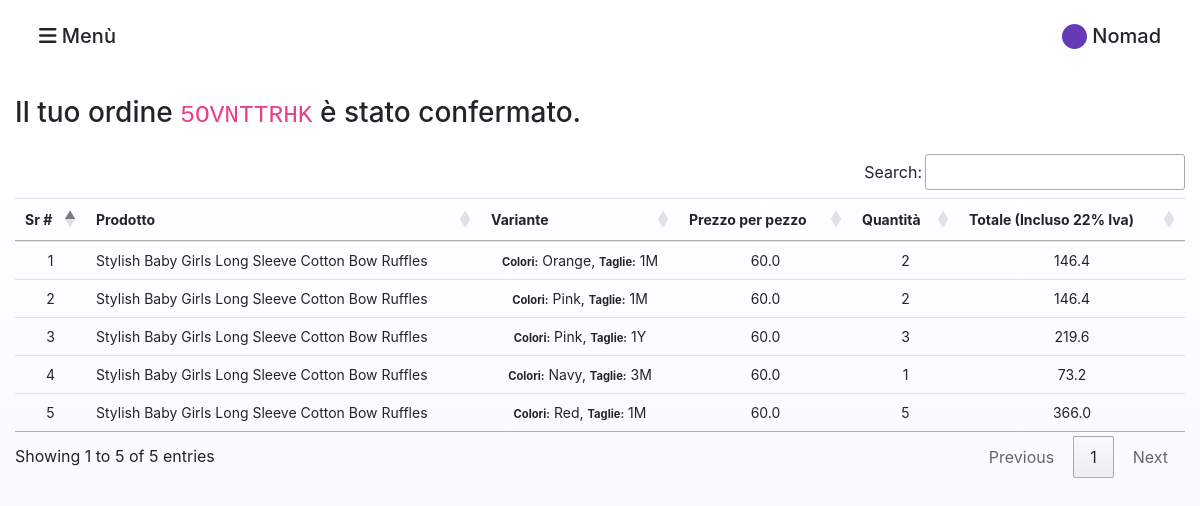
The page /order/order-details/35 (signed in) on the database its author committed.
### order/models.py (models this page shows, shortened)
class Order(models.Model):
    STATUS = (
        ('New', 'New'),
        ('Accepted', 'Accepted'),
        ('Preaparing', 'Preaparing'),
        ('OnShipping', 'OnShipping'),
        ('Completed', 'Completed'),
        ('Canceled', 'Canceled'),
    )
    user = models.ForeignKey(User, on_delete=models.SET_NULL, null=True)
    code = models.CharField(max_length=10, editable=False )
    customer = models.ForeignKey(Customer, on_delete=models.SET_NULL, null=True, default=0)
    total = models.FloatField()
    status=models.CharField(max_length=10,choices=STATUS,default='New')
    ip = models.CharField(blank=True, max_length=255)
    note = models.CharField(blank=True, max_length=255)
    create_at=models.DateTimeField(auto_now_add=True)
    update_at=models.DateTimeField(auto_now=True)

class OrderProduct(models.Model):
    STATUS = (
        ('New', 'New'),
        ('Accepted', 'Accepted'),
        ('Canceled', 'Canceled'),
    )
    order = models.ForeignKey(Order, on_delete=models.CASCADE)
    user = models.ForeignKey(User, on_delete=models.CASCADE)
    customer = models.ForeignKey(Customer, on_delete=models.CASCADE, null=True, default=0, max_length=1000)
    product = models.ForeignKey(Product, on_delete=models.CASCADE)
    variant = models.ForeignKey(Variants, on_delete=models.SET_NULL,blank=True, null=True) # relation with variant
    quantity = models.IntegerField()
    price = models.FloatField()
    total_amount = models.FloatField()
    status = models.CharField(max_length=10, choices=STATUS, default='New')
    create_at = models.DateTimeField(auto_now_add=True)
    update_at = models.DateTimeField(auto_now=True)
    def __str__(self):
        return self.product.title

### product/models.py (models this page shows, shortened)
class Product(models.Model):
    STATUS = (
        ('True', 'True'),
        ('False', 'False'),
    )
    VARIANTS = (
        ('None', 'None'),
        ('Size-Color', 'Size-Color'),
    )
    category = models.ForeignKey(Category, on_delete=models.CASCADE) #many to one relation with Category
    title = models.CharField(max_length=150)
    keywords = models.CharField(max_length=255)
    description = models.TextField(max_length=255)
    image=models.ImageField(upload_to='images/',null=False)
    retail_price = models.DecimalField(max_digits=12, decimal_places=2,default=0)
    wholesale_price = models.DecimalField(max_digits=12, decimal_places=2,default=0)
    amount=models.IntegerField(default=0)
    minamount=models.IntegerField(default=3)
    variant=models.CharField(max_length=10,choices=VARIANTS, default='None')
    detail=RichTextUploadingField()
    slug = models.SlugField(null=False, unique=True)
    status=models.CharField(max_length=10,choices=STATUS)
    create_at=models.DateTimeField(auto_now_add=True)
    update_at=models.DateTimeField(auto_now=True)

class Variants(models.Model):
    title = models.CharField(max_length=100, blank=True,null=True)
    product = models.ForeignKey(Product, on_delete=models.CASCADE)
    color = models.ForeignKey(Color, on_delete=models.CASCADE,blank=True,null=True)
    size = models.ForeignKey(Size, on_delete=models.CASCADE,blank=True,null=True)
    image_id = models.IntegerField(blank=True,null=True,default=0)
    quantity = models.IntegerField(default=1)
    price = models.DecimalField(max_digits=12, decimal_places=2,default=0)

class Color(models.Model):
    name = models.CharField(max_length=20)
    code = models.CharField(max_length=10, blank=True,null=True)
    def __str__(self):
        return self.name

class Size(models.Model):
    name = models.CharField(max_length=20)
    code = models.CharField(max_length=10, blank=True,null=True)
    def __str__(self):
        return self.name

### order/views.py (the view)
# urls.py: path('order-details/<int:order_id>', views.order_detailed, name='order_detailed')
def order_detailed(request, order_id):
    current_user = User.objects.get(username=request.user.username)
    order_details = Order.objects.get(pk=order_id)
    list_of_ordered_product = OrderProduct.objects.filter(order=order_details)
    for p in list_of_ordered_product:
        print(p)
    return render(request, 'agents/order_detailed.html', {
            'orders': order_details,
            'list_of_ordered_product': list_of_ordered_product
    })

### agents/templates/agents/order_detailed.html (shortened to what this page needs)
{% extends "agents/layout.html" %}
{% load static %}
{% block body %}
{% include "agents/sidenav.html" %}
<div class="parent-div-products-page ">
    <div class="container-fluid">
        <div class="row align-items-center">
            <div class="col-12 mt-3 mb-3">
                <div style="float: left;" class="btn-group" role="group">
                    <h3>Il tuo ordine <code>{{orders.code}}</code> è stato
                        {% if orders.status == 'New' %}
                            confermato.
                        {% else %}
                            {{orders.status}}.
                        {% endif %}
                        </h3>
                </div>
            </div>
            {% if orders %}
                <div class="col-12">
                    <div  class="table-responsive">
                        <table  id="customers_table" class="table table-hover">
                            <thead class="col-form-label col-form-label-sm" >
                            <tr align="center">
                                <th >Sr #</th>
                                <th align="left">Prodotto</th>
                                <th >Variante</th>
                                <th >Prezzo per pezzo</th>
                                <th >Quantità</th>
                                <th >Totale (Incluso 22% Iva)</th>
                            </tr>
                            </thead>
                            <tbody>
                                {% for order in list_of_ordered_product %}
                            <tr align="center" class="col-form-label col-form-label-sm" >
                                    <td >{{ forloop.counter }}</td>
                                    <td align="left">{{order.product.title|capfirst}}</td>
                                    <td ><small>Colori:</small> {{order.variant.color}}, <small>Taglie:</small> {{order.variant.size}}</td>
                                    <td >{{order.price}}</td>
                                    <td >{{order.quantity}}</td>
                                    <td >{{order.total_amount}}</td>
                            </tr>
                            {% endfor %}
                            </tbody>
                        </table>
                    </div>
                </div>
            {% else %}
                <div align="center" class="col-12 mt-5">
                    <img class="w-25" src="{% static 'agents/images/not_found.svg' %}"/>
                    <h5 class="col-form-label col-form-label-md pt-3">Non trovato!</h5>
                </div>
            {% endif %}
        </div>
    </div>
</div>
{% endblock %}

### agents/templates/agents/sidenav.html (shortened to what this page needs)
  <div class="container-fluid">
    <div class="row pt-4 pb-4 pl-4 pr-4">
      <div class="col-6">
        <h5 style="cursor:pointer" onclick="openNav()"><i class="fas fa-bars"></i> Menù</h5>
      </div>
      <div class="col-6">
        {% if user%}
            <div style="float: right;">
              <span class="dot"></span>
              <h5 class="agent-username" style="float: right;"> {{user.username}}</h5>
            </div>
        {% endif %}
      </div>
    </div>
  </div>

### staticfiles/agents/css/style.css (style rules this page uses)
body { font-family: Circular, -apple-system, BlinkMacSystemFont, Roboto, Helvetica Neue, sans-serif; -webkit-font-smoothing: antialiased; }
.parent-div-products-page { background: linear-gradient(0deg, aliceblue, transparent); min-height: -webkit-fill-available; }
.dot { margin-right: 5px; height: 25px; width: 25px; background-color: #673AB7; border-radius: 50%; display: inline-block; }
.agent-username { text-transform: capitalize; }
.small, small { font-size: 80%; font-weight: bold; }

### rows shown on the page
Order: code "5OVNTTRHK"
OrderProduct: product "Stylish Baby Girls Long Sleeve Cotton Bow Ruffles", variant.color "Orange", variant.size "1M", price "60.0", quantity "2", total_amount "146.4"
OrderProduct: product "Stylish Baby Girls Long Sleeve Cotton Bow Ruffles", variant.color "Pink", variant.size "1M", price "60.0", quantity "2", total_amount "146.4"
OrderProduct: product "Stylish Baby Girls Long Sleeve Cotton Bow Ruffles", variant.color "Pink", variant.size "1Y", price "60.0", quantity "3", total_amount "219.6"
OrderProduct: product "Stylish Baby Girls Long Sleeve Cotton Bow Ruffles", variant.color "Navy", variant.size "3M", price "60.0", quantity "1", total_amount "73.2"
OrderProduct: product "Stylish Baby Girls Long Sleeve Cotton Bow Ruffles", variant.color "Red", variant.size "1M", price "60.0", quantity "5", total_amount "366.0"

### other values the page prints
{{ user.username }} "Nomad"
